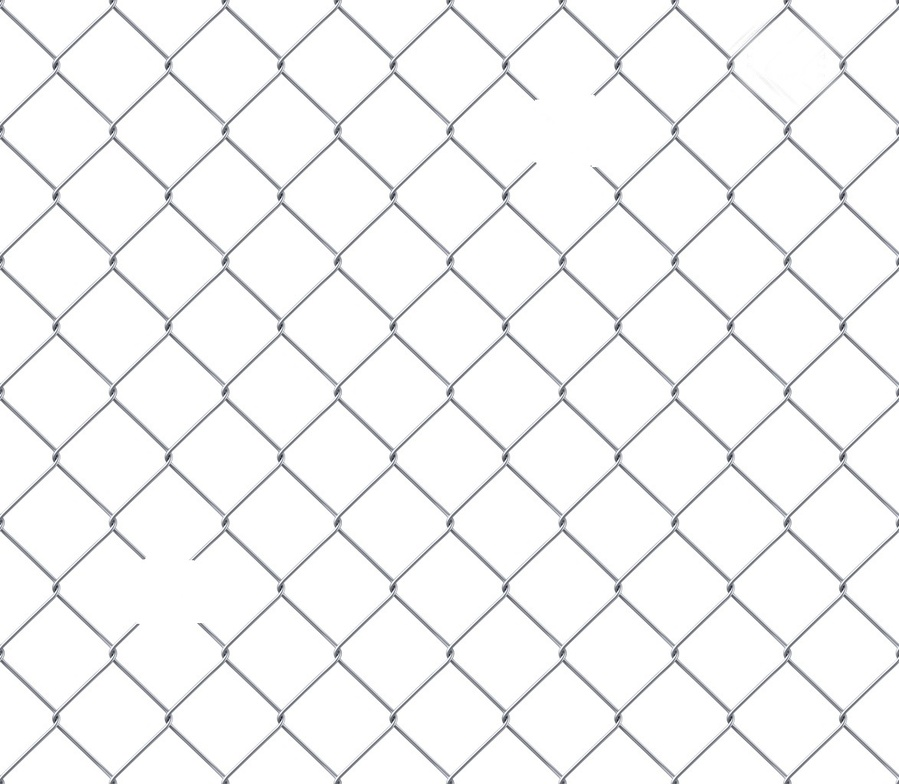
#> input picture 7-Morphological_Image_Processing/7.10-Hole_Detection_by_Graylevel_Erosion/fence.jpg, 899 x 784 px, shrunk from 1173 x 1023 before the run
$ jupyter execute Hole_Detection_by_Graylevel_Erosion.ipynb
#> lines starting #> are read from the running program, lines starting #| are printed output that depends on the picture; after the words box and inside, x2 and y2 are one past the last pixel; in counts of white or black regions, pixels touching at a corner belong together
# CEFET-RJ - UNED Nova Iguaçu

## Dep. Engenharia de Controle e Automação

### Disciplina: Processamento Digital de Imagens

Professor: Gabriel Matos Araujo
<br>
Material de Aula (Conversão em Python)
<br>
Script escrito por Leonardo Martins Reigoto

<b> Original File Heading</b>
<br>

EE368/CS232 Digital Image Processing
<br>
Bernd Girod
<br>
Department of Electrical Engineering, Stanford University
<br>
Script by Qiyuan Tian and David Chen
<br>
Example: chain link fence hole detection

Loading modules and image

[cell 1]
import cv2
import matplotlib.pyplot as plt
import numpy as np
img=cv2.imread("fence.jpg")
#> img is the input picture: shape (784, 899, 3); mean B, G, R 246.1, 245.7, 245.5

First we will convert the image into grayscale using cv2.cvtColor,
<br>
then we will assign a 151x151 cross-shapped structure element as Kernel to erode the image.
<br>
This means that the kernel is a 151x151 matrix with "1" on lines or columns equal 76 and 0
everywhere else.
<br>
This morphological operation will make the holes more visibily, then we proceed to threshold the image, this way we get white pixels near the hole and black pixels everywhere else.

[cell 2]
img=cv2.imread("fence.jpg")
img_gray = cv2.cvtColor(img, cv2.COLOR_BGR2GRAY)
kernel=cv2.getStructuringElement(cv2.MORPH_CROSS,(151,151))
img_eroded=cv2.erode(img_gray,kernel,iterations=1)
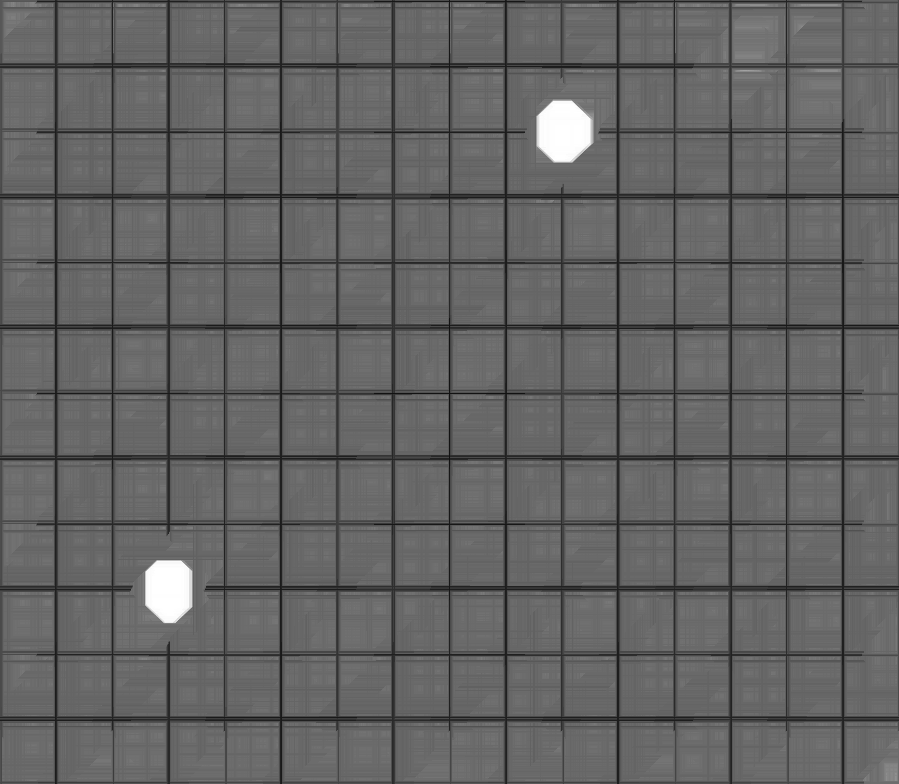
#> img_eroded: shape (784, 899); min 18, max 255, mean 99.4
ret,img_thresh=cv2.threshold(img_eroded,175,255,cv2.THRESH_BINARY)
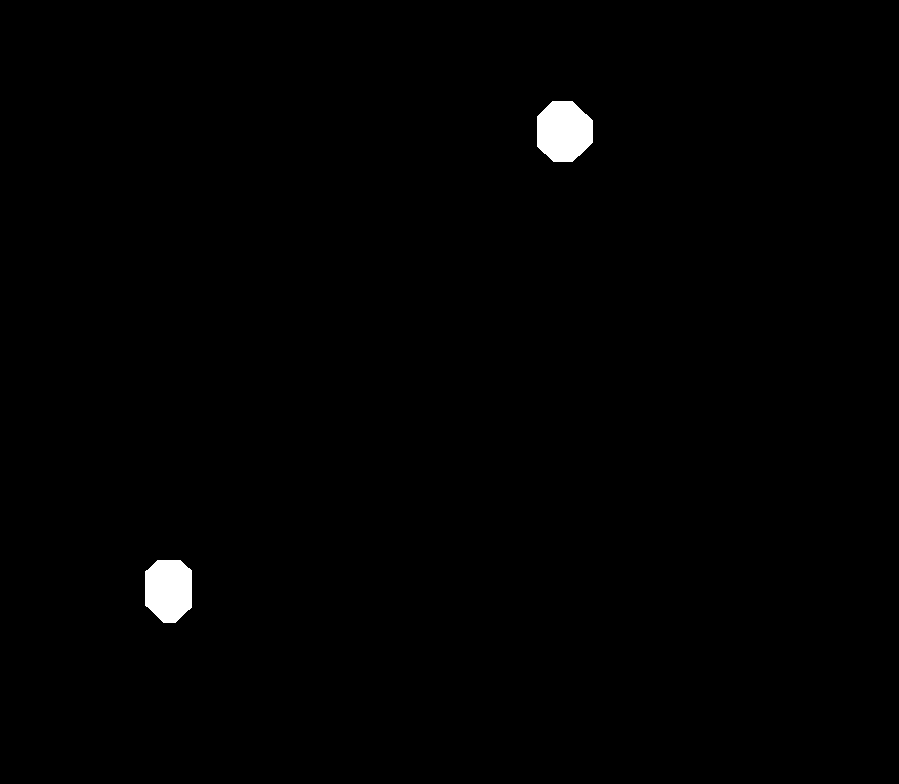
#> img_thresh: shape (784, 899); 0.75% white; 2 white regions, box (x1, y1, x2, y2) and area: (537, 101, 593, 162) 2769, (145, 560, 192, 623) 2520
cv2.imwrite('eroded.jpg',img_eroded)
cv2.imwrite('threshold_of_the_eroded_image.jpg',img_thresh)
#> Out = True
